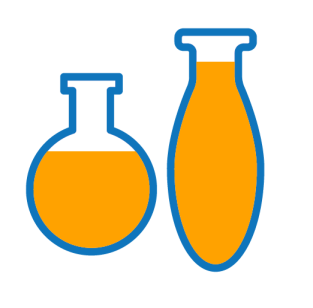
#> input picture image.png, 313 x 308 px
$ python nomor1.py
#> lines starting #> are read from the running program, lines starting #| are printed output that depends on the picture; after the words box and inside, x2 and y2 are one past the last pixel; in counts of white or black regions, pixels touching at a corner belong together
import cv2
import numpy as np

def create_output_grid(images, titles):
    """
    Create a 2x3 grid of images with titles
    """
    row_height = images[0].shape[0]
    row_width = sum(img.shape[1] for img in images[:3])
    top_row = np.zeros((row_height, row_width, 3), dtype=np.uint8)
    bottom_row = np.zeros((row_height, row_width, 3), dtype=np.uint8)

    x_offset = 0

    for i in range(3):
        img_width = images[i].shape[1]
        if len(images[i].shape) == 2:
            img_to_copy = cv2.cvtColor(images[i], cv2.COLOR_GRAY2BGR)
        else:
            img_to_copy = images[i].copy()
        top_row[:, x_offset:x_offset + img_width] = img_to_copy
        x_offset += img_width

    x_offset = 0


    for i in range(3, 6):
        img_width = images[i].shape[1]
        if len(images[i].shape) == 2:
            img_to_copy = cv2.cvtColor(images[i], cv2.COLOR_GRAY2BGR)
        else:
            img_to_copy = images[i].copy()
        bottom_row[:, x_offset:x_offset + img_width] = img_to_copy
        x_offset += img_width

    final_output = np.vstack((top_row, bottom_row))

    font = cv2.FONT_HERSHEY_SIMPLEX
    font_scale = 0.8
    thickness = 2
    y_offset = 30
    x_spacing = row_width // 3

    for i in range(3):
        x_pos = (i * x_spacing) + 10
        cv2.putText(final_output, titles[i], (x_pos, y_offset),
                   font, font_scale, (255, 255, 255), thickness)

    for i in range(3):
        x_pos = (i * x_spacing) + 10
        cv2.putText(final_output, titles[i+3], (x_pos, row_height + y_offset),
                   font, font_scale, (255, 255, 255), thickness)

    return final_output

def analyze_vessel(image_path):

#> called with image_path = 'image.png'
    original = cv2.imread(image_path)
#> original is the input picture: shape (308, 313, 3); mean B, G, R 190.7, 221.5, 234
    if original is None:
        raise ValueError("Could not read the image")

    gray = cv2.cvtColor(original, cv2.COLOR_BGR2GRAY)

    blurred = cv2.GaussianBlur(gray, (5, 5), 0)

    _, binary = cv2.threshold(blurred, 0, 255, cv2.THRESH_BINARY + cv2.THRESH_OTSU)
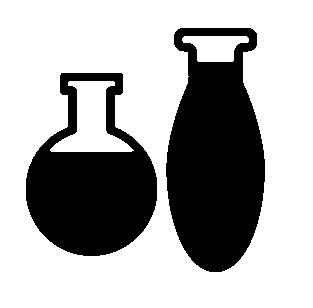
#> binary: shape (308, 313); 67.5% white; 2 black regions, box (x1, y1, x2, y2) and area: (166, 28, 265, 272) 17586, (26, 73, 157, 256) 13731

    edges = cv2.Canny(binary, 50, 150)
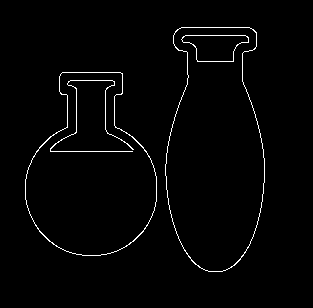
#> edges: shape (308, 313); 1.8% white in thin lines or dots, all inside (x1, y1, x2, y2) = (25, 27, 265, 272)

    contours, _ = cv2.findContours(binary, cv2.RETR_EXTERNAL, cv2.CHAIN_APPROX_SIMPLE)
#> contours = [[[0, 0], [0, 307], [312, 307], [312, 0]]]
    vessel_contour = max(contours, key=cv2.contourArea)
#> vessel_contour = [[0, 0], [0, 307], [312, 307], [312, 0]]

    contour_image = original.copy()
    cv2.drawContours(contour_image, [vessel_contour], -1, (0, 255, 0), 2)
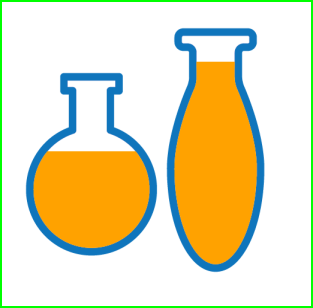
#> contour_image: shape (308, 313, 3); 2.56% of pixels changed, all inside (x1, y1, x2, y2) = (0, 0, 313, 308)

    M = cv2.moments(vessel_contour)
#> M = moments, m00 95784, centre m10/m00, m01/m00 = (156, 153.5)
    if M["m00"] != 0:
        cx = int(M["m10"] / M["m00"])
#> cx = 156
        cy = int(M["m01"] / M["m00"])
#> cy = 153

    center_image = original.copy()
    cv2.circle(center_image, (cx, cy), 5, (0, 0, 255), -1)
#> center_image: shape (308, 313, 3); 0.08% of pixels changed, all inside (x1, y1, x2, y2) = (151, 148, 162, 159)

    height, width = binary.shape
#> height = 308; width = 313
    fill_mask = np.zeros((height, width), dtype=np.uint8)
    cv2.drawContours(fill_mask, [vessel_contour], -1, (255), -1)
#> fill_mask: shape (308, 313); every value is 255
    fill_mask[cy:, :] = 0
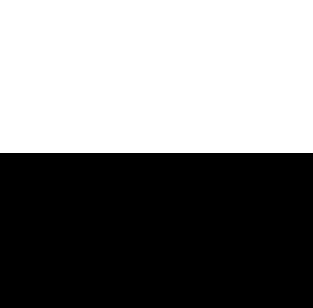
#> fill_mask: shape (308, 313); 49.7% white; 1 white region, box (x1, y1, x2, y2) and area: (0, 0, 313, 153) 47889

    total_area = cv2.contourArea(vessel_contour)
#> total_area = 95784
    filled_area = cv2.countNonZero(fill_mask)
#> filled_area = 47889
    fill_percentage = (filled_area / total_area) * 100
#> fill_percentage = 50

    binary_vis = binary.copy()

    images = [
        original,          # Original image
        contour_image,     # Contour detection
        edges,            # Edge detection
        center_image,     # Center point
        binary_vis,       # Binary threshold
        fill_mask         # Fill mask
    ]

    titles = [
        "Original",
        "Contour Detection",
        "Edge Detection",
        "Center Point",
        "Binary Threshold",
        "Fill Mask"
    ]

    final_output = create_output_grid(images, titles)
#> in create_output_grid, `row_width = sum(img.shape[1] for img in images[:3])`: row_width = 939
#> after the loop in create_output_grid, `for i in range(3):`:
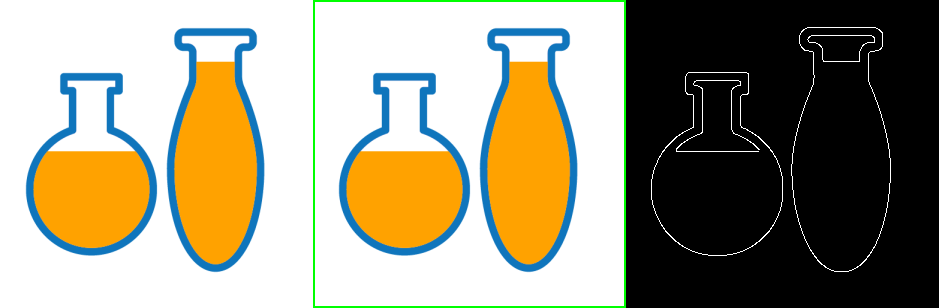
#> top_row: shape (308, 939, 3); mean B, G, R 126.5, 149.2, 155.3
#> after the loop in create_output_grid, `for i in range(3, 6):`:
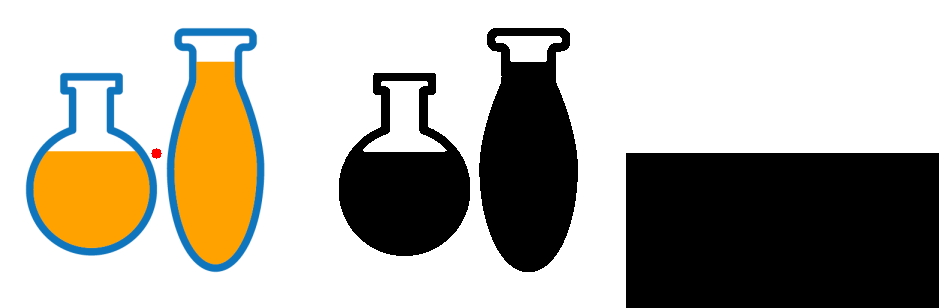
#> bottom_row: shape (308, 939, 3); mean B, G, R 163.1, 173.4, 177.6
#> in create_output_grid, `x_spacing = row_width // 3`: x_spacing = 313
#> the loop in create_output_grid, `for i in range(3):` made 3 passes
#> x_pos on passes 1 to 3: 10, 323, 636
#> after the loop in create_output_grid, `for i in range(3):`:
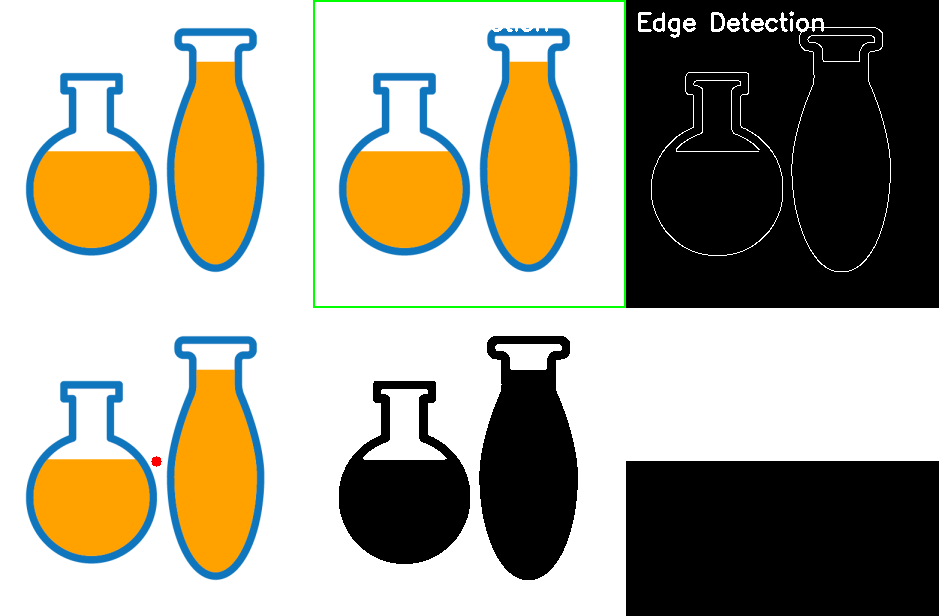
#> final_output: shape (616, 939, 3); mean B, G, R 145.4, 161.9, 167.1
#> after the loop in create_output_grid, `for i in range(3):`: final_output: shape (616, 939, 3); 0.01% of pixels changed, all inside (x1, y1, x2, y2) = (490, 336, 530, 340)

    return final_output, fill_percentage

def main():
    try:
        image_path = "image.png"
        final_output, percentage = analyze_vessel(image_path)
#> percentage = 50

        # Display results
        cv2.imshow('Vessel Analysis', final_output)
        print(f"Vessel fill percentage: {percentage:.2f}%")
#| Vessel fill percentage: 50.00%
        cv2.waitKey(0)
        cv2.destroyAllWindows()

    except Exception as e:
        print(f"Error: {str(e)}")

if __name__ == "__main__":
    main()
